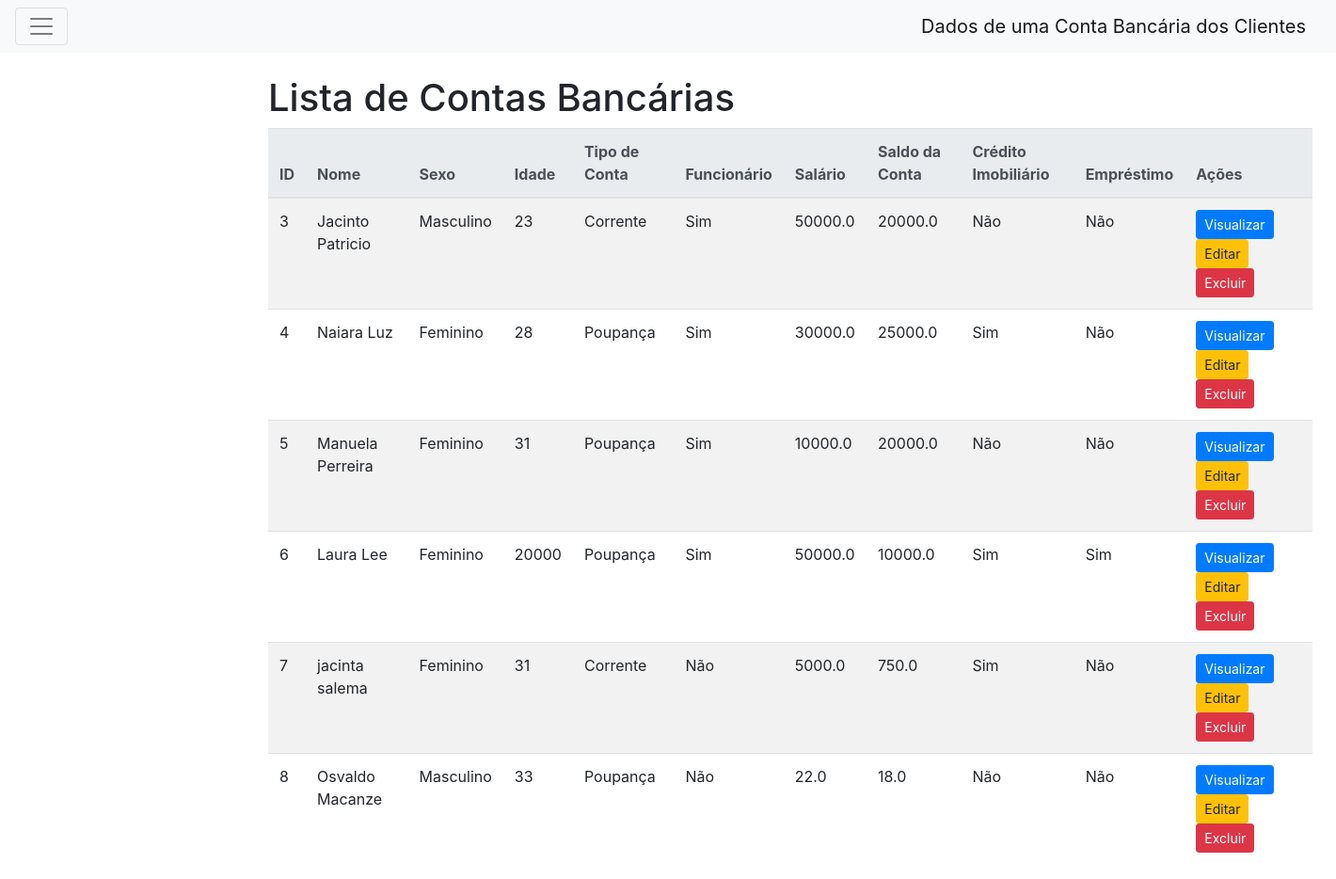
Before: / with the older database file.
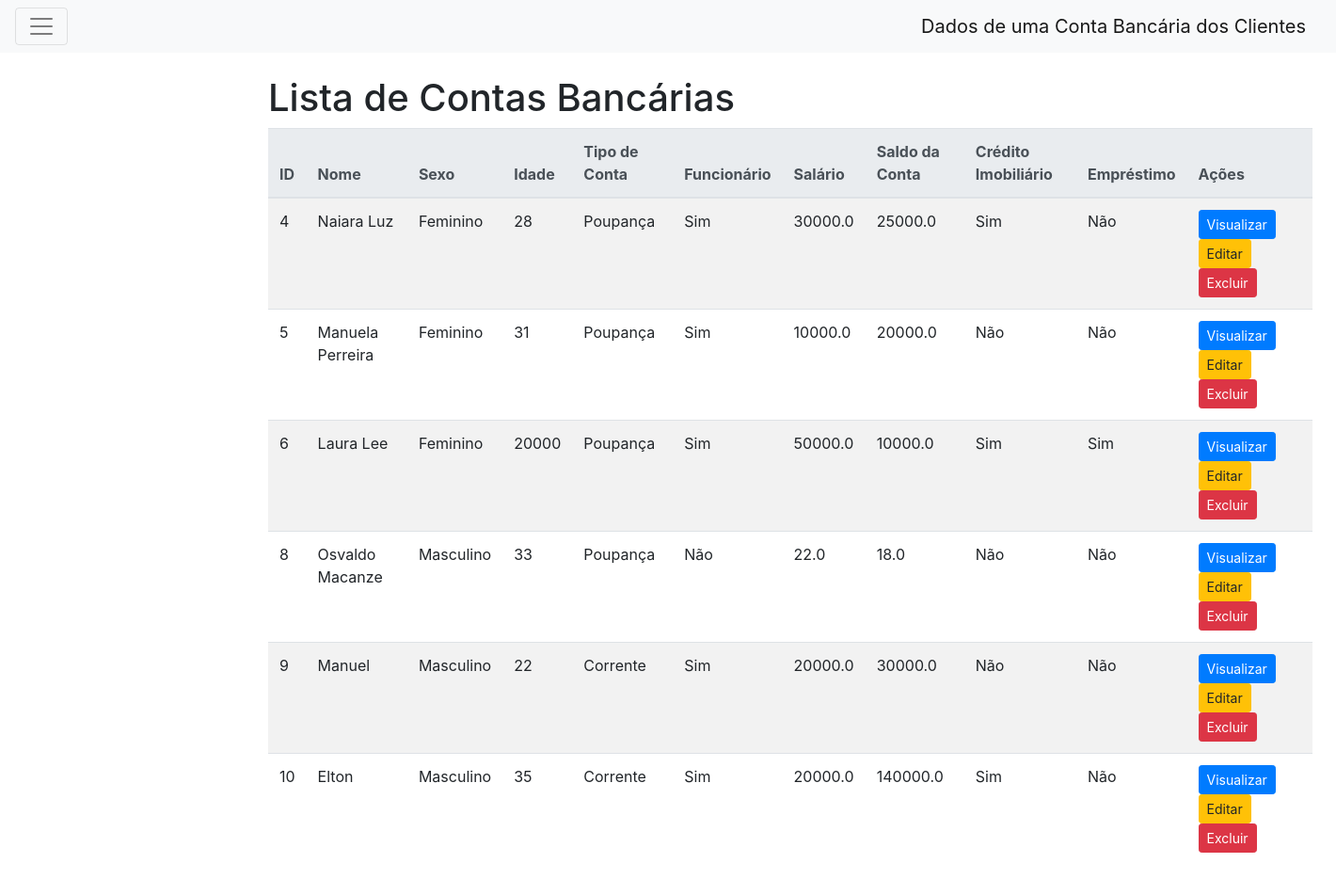
After: the same page with the newer database file.
### tables this page shows
CREATE TABLE contas_bancarias
                 (id INTEGER PRIMARY KEY AUTOINCREMENT,
                 nome TEXT NOT NULL,
                 sexo TEXT NOT NULL,
                 idade INTEGER NOT NULL,
                 tipo_conta TEXT NOT NULL,
                 funcionario BOOLEAN NOT NULL,
                 salario REAL,
                 saldo_conta REAL,
                 credito_imobiliario BOOLEAN NOT NULL,
                 emprestimo BOOLEAN NOT NULL);

### app.py (the view)
@app.route('/')
def index():
    conn = sqlite3.connect('C:/Users/manuel/Desktop/projecto inar/contas_bancarias.db')
    c = conn.cursor()
    c.execute("SELECT * FROM contas_bancarias")
    contas_bancarias = c.fetchall()
    conn.close()
    return render_template('index.html', contas_bancarias=contas_bancarias)

### templates/index.html (shortened to what this page needs)
<!DOCTYPE html>
<html lang="pt-BR">
<head>
    <link rel="stylesheet" href="https://maxcdn.bootstrapcdn.com/bootstrap/4.5.2/css/bootstrap.min.css">
    <link rel="stylesheet" href="https://cdnjs.cloudflare.com/ajax/libs/font-awesome/5.15.3/css/all.min.css">
</head>
<body>
<nav class="navbar navbar-light bg-light">
    <button class="navbar-toggler" type="button" id="sidebarCollapse">
        <span class="navbar-toggler-icon"></span>
    </button>
    <a class="navbar-brand" href="#">Dados de uma Conta Bancária dos Clientes</a>
</nav>
<div class="container mt-4">
    <h1>Lista de Contas Bancárias</h1>
    <div class="table-responsive">
        <table class="table table-striped">
            <thead class="thead-light">
                <tr>
                    <th>ID</th>
                    <th>Nome</th>
                    <th>Sexo</th>
                    <th>Idade</th>
                    <th>Tipo de Conta</th>
                    <th>Funcionário</th>
                    <th>Salário</th>
                    <th>Saldo da Conta</th>
                    <th>Crédito Imobiliário</th>
                    <th>Empréstimo</th>
                    <th>Ações</th>
                </tr>
            </thead>
            <tbody>
                {% for account in contas_bancarias %}
                <tr>
                    <td>{{ account[0] }}</td>
                    <td>{{ account[1] }}</td>
                    <td>{{ account[2] }}</td>
                    <td>{{ account[3] }}</td>
                    <td>{{ account[4] }}</td>
                    <td>{% if account[5] %}Sim{% else %}Não{% endif %}</td>
                    <td>{{ account[6] }}</td>
                    <td>{{ account[7] }}</td>
                    <td>{% if account[8] %}Sim{% else %}Não{% endif %}</td>
                    <td>{{ "Sim" if account[9] else "Não" }}</td>
                    <td>
                        <a href="{{ url_for('view_account', id=account[0]) }}" class="btn btn-primary btn-sm">Visualizar</a>
                        <a href="{{ url_for('edit_account', id=account[0]) }}" class="btn btn-warning btn-sm">Editar</a>
                        <form action="{{ url_for('delete_account', id=account[0]) }}" method="POST" onsubmit="return confirm('Tem certeza que deseja excluir esta conta bancária?')" style="display: inline;">
                            <button type="submit" class="btn btn-danger btn-sm">Excluir</button>
                        </form>
                    </td>
                </tr>
                {% endfor %}
            </tbody>
        </table>
    </div>
</div>
</body>
</html>

### templates/index.html (style rules this page uses)
.container { margin-left: 270px; }

Changed rows visible on the page:
removed contas_bancarias: id "3", nome "Jacinto Patricio", sexo "Masculino", idade "23", tipo_conta "Corrente", funcionario "Sim", salario "50000.0", saldo_conta "20000.0", credito_imobiliario "Não", emprestimo "Não"
removed contas_bancarias: id "7", nome "jacinta salema", sexo "Feminino", idade "31", tipo_conta "Corrente", funcionario "Não", salario "5000.0", saldo_conta "750.0", credito_imobiliario "Sim", emprestimo "Não"
added contas_bancarias: id "9", nome "Manuel", sexo "Masculino", idade "22", tipo_conta "Corrente", funcionario "Sim", salario "20000.0", saldo_conta "30000.0", credito_imobiliario "Não", emprestimo "Não"
added contas_bancarias: id "10", nome "Elton", sexo "Masculino", idade "35", tipo_conta "Corrente", funcionario "Sim", salario "20000.0", saldo_conta "140000.0", credito_imobiliario "Sim", emprestimo "Não"
